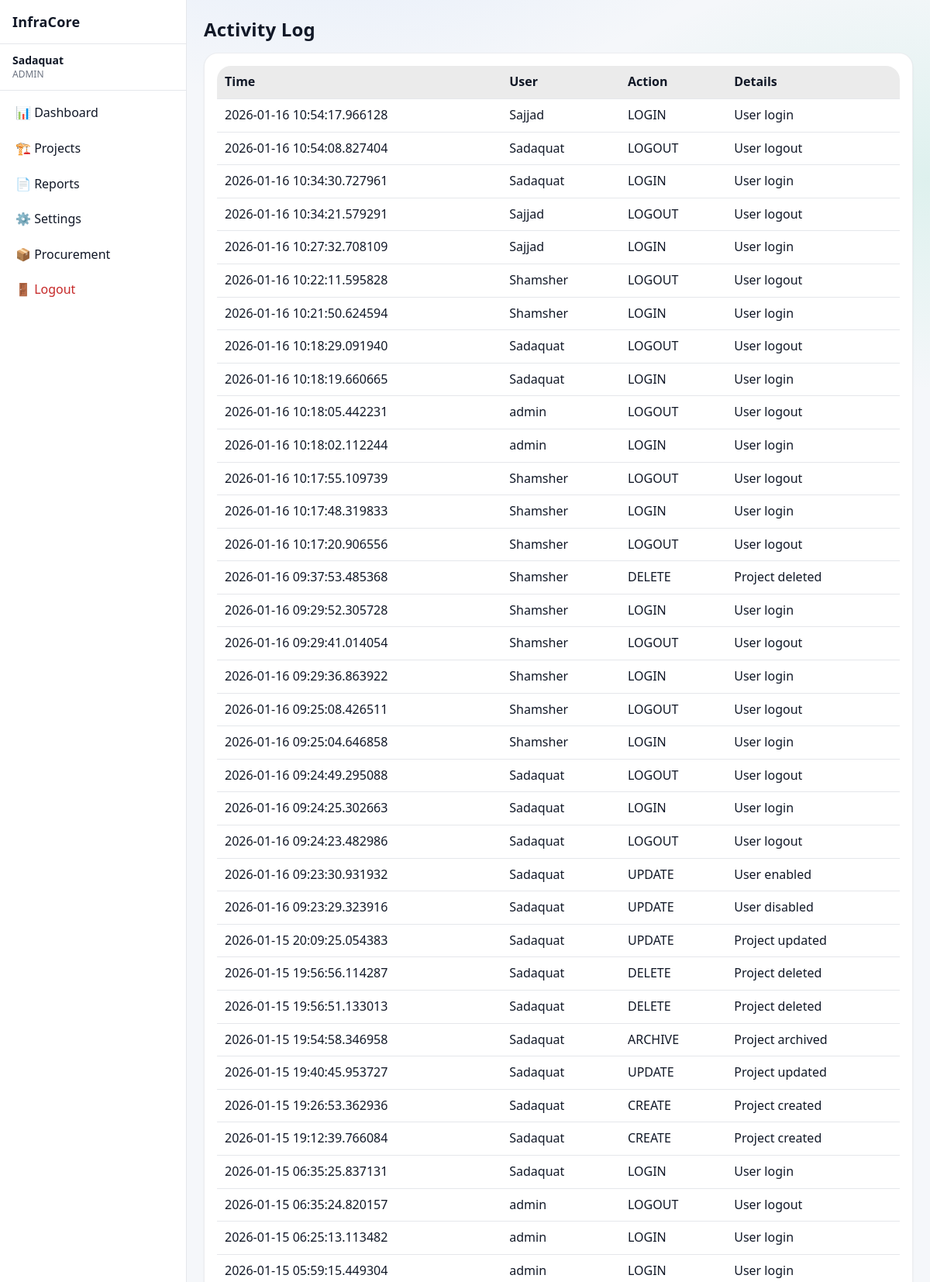
Page /activity (signed in, upper part) on the committed database.
### app/models/activity_log.py (models this page shows)
class ActivityLog(Base):
    __tablename__ = "activity_logs"
    __table_args__ = (
        Index("ix_activity_logs_created_at", "created_at"),
        Index("ix_activity_logs_user_id", "user_id"),
    )
    id = Column(Integer, primary_key=True, index=True)
    user_id = Column(Integer, ForeignKey("users.id"), nullable=True)
    username = Column(String(150), nullable=False)
    role = Column(String(50), nullable=True)
    action = Column(String(20), nullable=False)  # CREATE, UPDATE, DELETE, ARCHIVE, LOGIN, LOGOUT
    entity_type = Column(String(50), nullable=True)  # Project, Activity, Material, User, Execution
    entity_id = Column(Integer, nullable=True)
    description = Column(Text, nullable=True)
    old_value = Column(Text, nullable=True)  # JSON string
    new_value = Column(Text, nullable=True)  # JSON string
    ip_address = Column(String(64), nullable=True)
    created_at = Column(DateTime, default=datetime.utcnow, nullable=False)
    details = Column(String, nullable=True)
    timestamp = Column(DateTime, default=datetime.utcnow)

### app/routes/activity.py (the view)
@router.get("/activity", response_class=HTMLResponse)
def activity_page(request: Request, db: Session = Depends(get_db)):
    user = request.session.get("user")
    if user is None or user["role"] != "admin":
        return RedirectResponse("/dashboard", status_code=302)
    logs = get_recent_activities(db)
    return templates.TemplateResponse(
        "activity.html",
        {
            "request": request,
            "user": user,
            "logs": logs,
        }
    )

### app/templates/activity.html
{% extends "base.html" %}
{% block content %}
<h1 class="page-title">Activity Log</h1>
<div class="card">
    <table class="table">
        <thead>
            <tr>
                <th>Time</th>
                <th>User</th>
                <th>Action</th>
                <th>Details</th>
            </tr>
        </thead>
        <tbody>
            {% for log in logs %}
            <tr>
                <td>{{ log.timestamp }}</td>
                <td>{{ log.username }}</td>
                <td>{{ log.action }}</td>
                <td>{{ log.details }}</td>
            </tr>
            {% else %}
            <tr>
                <td colspan="4">No activity recorded</td>
            </tr>
            {% endfor %}
        </tbody>
    </table>
</div>
{% endblock %}

### static/css/style.css (style rules this page uses)
body { font-family: Arial, Helvetica, sans-serif; margin: 0; background-color: var(--bg); color: var(--text); }
table { width: 100%; border-collapse: collapse; background: var(--card); }
th { background: rgba(0,0,0,0.05); text-align: left; }
th, td { padding: 10px; border-bottom: 1px solid var(--border); }
:root { --bg: #f5f7fa; --bg-secondary: #ffffff; --bg-primary: #f5f7fa; --text: #111827; --text-muted: #6b7280; --card: #ffffff; --nav: #1f2937; --border: #e5e7eb; --border-color: #e5e7eb; --btn: #2563eb; --hover-bg: rgba(37, 99, 235, 0.1); --accent-color: #2563eb; }
html, body, table, th, td, input, select, textarea, button, .button { transition: background-color 0.3s ease, color 0.3s ease, border-color 0.3s ease; }
.page-title { margin-bottom: 20px; font-size: 26px; font-weight: 600; }
.card { background: var(--card); border-radius: 10px; padding: 16px; box-shadow: 0 4px 12px rgba(0,0,0,0.06); }

### static/css/ui_v2.css (style rules this page uses)
:root { --radius-xs: 6px; --radius-sm: 10px; --radius-md: 14px; --radius-lg: 18px; --shadow-sm: 0 1px 2px rgba(0,0,0,0.08); --shadow-md: 0 10px 30px rgba(0,0,0,0.18); --ring: 0 0 0 3px rgba(59,130,246,0.25); }
html, body { height: 100%; }
body { font-family: ui-sans-serif, system-ui, -apple-system, "Segoe UI", Roboto, Arial, "Noto Sans", "Liberation Sans", sans-serif; line-height: 1.35; }
.page-title { margin: 0 0 14px 0; font-size: 24px; font-weight: 800; letter-spacing: 0.2px; }
.card { border-radius: var(--radius-lg); box-shadow: var(--shadow-sm); border: 1px solid color-mix(in srgb, var(--border-color) 70%, transparent); }
.table, table { border-radius: var(--radius-lg); overflow: hidden; }
table thead th { background: color-mix(in srgb, var(--card) 92%, black 8%); }

### rows in the picture
ActivityLog: timestamp "2026-01-16 10:54:17.966128", username "Sajjad", action "LOGIN", details "User login"
ActivityLog: timestamp "2026-01-16 10:54:08.827404", username "Sadaquat", action "LOGOUT", details "User logout"
ActivityLog: timestamp "2026-01-16 10:34:30.727961", username "Sadaquat", action "LOGIN", details "User login"
ActivityLog: timestamp "2026-01-16 10:34:21.579291", username "Sajjad", action "LOGOUT", details "User logout"
ActivityLog: timestamp "2026-01-16 10:27:32.708109", username "Sajjad", action "LOGIN", details "User login"
ActivityLog: timestamp "2026-01-16 10:22:11.595828", username "Shamsher", action "LOGOUT", details "User logout"
ActivityLog: timestamp "2026-01-16 10:21:50.624594", username "Shamsher", action "LOGIN", details "User login"
ActivityLog: timestamp "2026-01-16 10:18:29.091940", username "Sadaquat", action "LOGOUT", details "User logout"
ActivityLog: timestamp "2026-01-16 10:18:19.660665", username "Sadaquat", action "LOGIN", details "User login"
ActivityLog: timestamp "2026-01-16 10:18:05.442231", username "admin", action "LOGOUT", details "User logout"
ActivityLog: timestamp "2026-01-16 10:18:02.112244", username "admin", action "LOGIN", details "User login"
ActivityLog: timestamp "2026-01-16 10:17:55.109739", username "Shamsher", action "LOGOUT", details "User logout"
ActivityLog: timestamp "2026-01-16 10:17:48.319833", username "Shamsher", action "LOGIN", details "User login"
ActivityLog: timestamp "2026-01-16 10:17:20.906556", username "Shamsher", action "LOGOUT", details "User logout"
ActivityLog: timestamp "2026-01-16 09:37:53.485368", username "Shamsher", action "DELETE", details "Project deleted"
ActivityLog: timestamp "2026-01-16 09:29:52.305728", username "Shamsher", action "LOGIN", details "User login"
ActivityLog: timestamp "2026-01-16 09:29:41.014054", username "Shamsher", action "LOGOUT", details "User logout"
ActivityLog: timestamp "2026-01-16 09:29:36.863922", username "Shamsher", action "LOGIN", details "User login"
ActivityLog: timestamp "2026-01-16 09:25:08.426511", username "Shamsher", action "LOGOUT", details "User logout"
ActivityLog: timestamp "2026-01-16 09:25:04.646858", username "Shamsher", action "LOGIN", details "User login"
ActivityLog: timestamp "2026-01-16 09:24:49.295088", username "Sadaquat", action "LOGOUT", details "User logout"
ActivityLog: timestamp "2026-01-16 09:24:25.302663", username "Sadaquat", action "LOGIN", details "User login"
ActivityLog: timestamp "2026-01-16 09:24:23.482986", username "Sadaquat", action "LOGOUT", details "User logout"
ActivityLog: timestamp "2026-01-16 09:23:30.931932", username "Sadaquat", action "UPDATE", details "User enabled"
ActivityLog: timestamp "2026-01-16 09:23:29.323916", username "Sadaquat", action "UPDATE", details "User disabled"
ActivityLog: timestamp "2026-01-15 20:09:25.054383", username "Sadaquat", action "UPDATE", details "Project updated"
ActivityLog: timestamp "2026-01-15 19:56:56.114287", username "Sadaquat", action "DELETE", details "Project deleted"
ActivityLog: timestamp "2026-01-15 19:56:51.133013", username "Sadaquat", action "DELETE", details "Project deleted"
ActivityLog: timestamp "2026-01-15 19:54:58.346958", username "Sadaquat", action "ARCHIVE", details "Project archived"
ActivityLog: timestamp "2026-01-15 19:40:45.953727", username "Sadaquat", action "UPDATE", details "Project updated"
ActivityLog: timestamp "2026-01-15 19:26:53.362936", username "Sadaquat", action "CREATE", details "Project created"
ActivityLog: timestamp "2026-01-15 19:12:39.766084", username "Sadaquat", action "CREATE", details "Project created"
ActivityLog: timestamp "2026-01-15 06:35:25.837131", username "Sadaquat", action "LOGIN", details "User login"
ActivityLog: timestamp "2026-01-15 06:35:24.820157", username "admin", action "LOGOUT", details "User logout"
ActivityLog: timestamp "2026-01-15 06:25:13.113482", username "admin", action "LOGIN", details "User login"
ActivityLog: timestamp "2026-01-15 05:59:15.449304", username "admin", action "LOGIN", details "User login"

### other values in the picture
{{ user["username"] }} "Sadaquat"
{{ user["role"] | upper }} "ADMIN"
